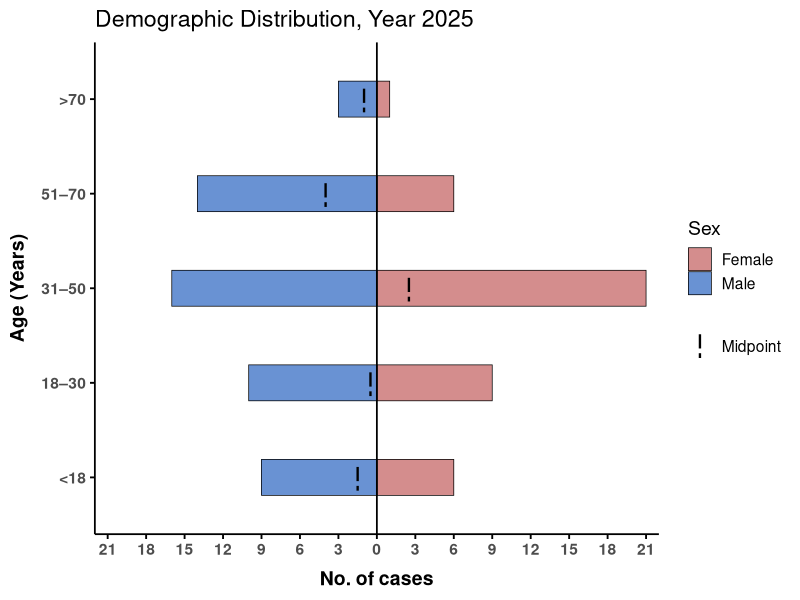
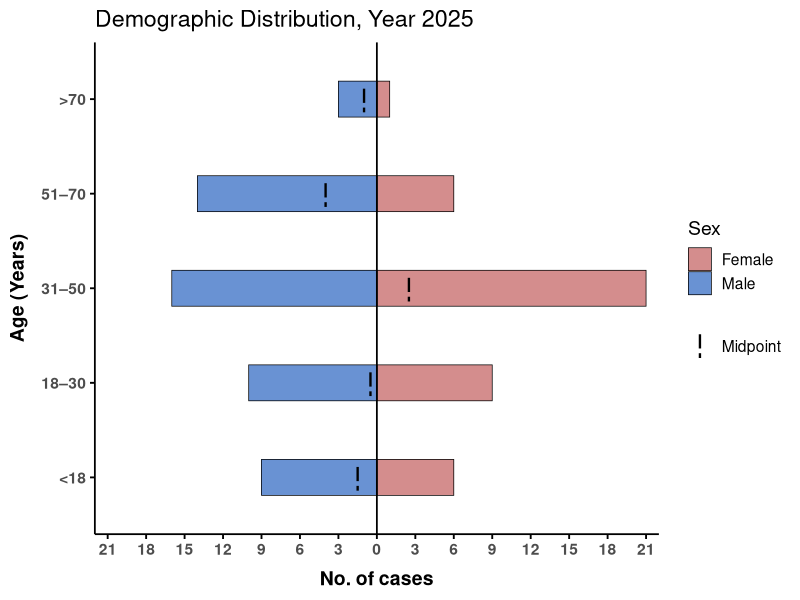

These charts were generated, in order, by the following R code:
# Load packages
library(ggplot2)
library(dplyr)

# Read data
data <- read.csv("data.csv")

# Create age groups (keeps the order <18 at bottom -> >70 at top)
data$AgeGroup <- cut(
  data$Age,
  breaks = c(0, 18, 31, 51, 71, Inf),
  labels = c("<18", "18–30", "31–50", "51–70", ">70"),
  right = FALSE
)

# Count by age and sex
demographic_data <- data %>%
  count(AgeGroup, Sex)

# Convert male counts to negative
demographic_data <- demographic_data %>%
  mutate(n = ifelse(Sex == "Male", -n, n))

# Maximum absolute value for symmetric x-axis limits
max_count <- max(abs(demographic_data$n))


# Midpoint positions per AgeGroup (this will be the x coordinate for dashed markers)
midpoints <- demographic_data %>%
  mutate(n = ifelse((duplicated(AgeGroup)|duplicated(AgeGroup, fromLast=TRUE)) == 0, n / 2, n)) %>% #for unique item in age group divide by 2 
  group_by(AgeGroup) %>%
  summarise(Midpoint = mean(n))


# Plot: map x = n (numeric), y = AgeGroup (factor) -> horizontal bars
ggplot(demographic_data) +
  # Bars (horizontal because y is factor, x numeric)
  geom_col(aes(x = n, y = AgeGroup, fill = Sex),width = 0.38, color = "black", linewidth = 0.25) +
  
  # Solid central vertical line at zero (midline)
  geom_vline(xintercept = 0, color = "black", linewidth = 0.6) +
  
  # Short vertical dashed midpoint markers inside each bar
  # We use as.numeric(AgeGroup) to place the segment centered on the category.
  geom_segment(
    data = midpoints,
    aes(x = Midpoint, xend = Midpoint,
        y = as.numeric(AgeGroup) - 0.14,
        yend = as.numeric(AgeGroup) + 0.14,
        linetype = "Midpoint"),
    color = "black", linewidth = 0.8,
    inherit.aes = FALSE,
    key_glyph = "vline"
  ) +
  scale_linetype_manual(name = NULL, values = c("Midpoint" = "twodash"))+
  
  # X-axis symmetric ticks and labels (show absolute values), adjust the values according to your data
  scale_x_continuous(
    limits = c(-max_count - 1, max_count + 1),
    breaks = seq(-max_count, max_count, by = 3), # adjust break by value according to your data
    # labels = abs(seq(-max_count, max_count, by = 2)),
    labels = abs,
    expand = expansion(add = c(0,0))
  ) +
  
  # Colors for sex
  scale_fill_manual(values = c("Male" = "#6992d3", "Female" = "#d48d8d")) +
  
  # Labels
  labs(
    x = "No. of cases",
    y = "Age (Years)",
    fill = "Sex",
    title = "Demographic Distribution, Year 2025"
  ) +
  
  # Classic theme with black axes (no gridlines)
  # theme_classic(base_size = 14) +
  theme_minimal(base_size = 14)+
  theme(
    # plot.title = element_text(face = "bold", hjust = 0.5, size = 16),
    plot.title.position = "panel",
    axis.title.x = element_text(face = "bold", margin = margin(t = 9)),
    axis.title.y = element_text(face = "bold", margin = margin(r = 9)),
    axis.text.x = element_text(face = "bold"),
    axis.text.y = element_text(face = "bold"),
    axis.line = element_line(color = "black", linewidth = 0.6),
    axis.ticks = element_line(color = "black"),
    panel.grid = element_blank(),
    # legend.position = "right"
  )
ggsave("gender_barplot.svg",dpi = 1200, width = 8, height = 4.7)
